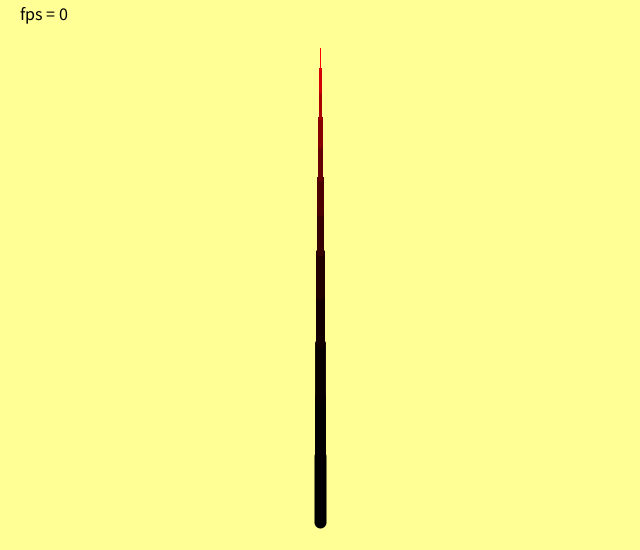
Frame 1 (no input)
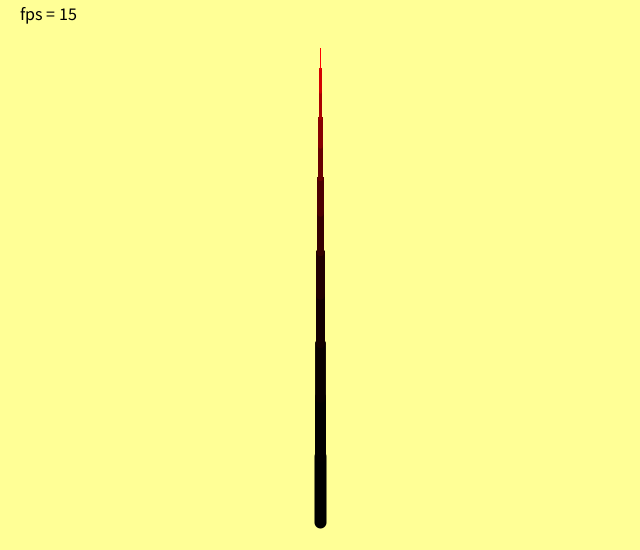
Frame 60 (the mouse pressed at the canvas centre just before this capture)
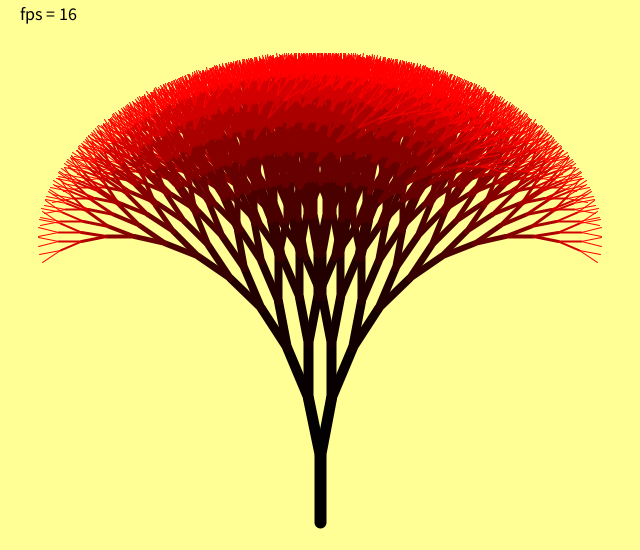
Frame 120 (the mouse held since frame 60 and released just before this capture)

The Processing sketch that drew these frames (run headless with seeded random() and noise(); from frame 60 on, the mouse is pressed at the canvas centre):

// Processing sketch: fractalTree2
// ── fractalTree2.pde
private static final long serialVersionUID = 1509046558596451983L;
private float rotation = PI / 16;
private float scaleDown = 0.9f;
private int maxLevel = 11;

//public static void main(String[] args) {
//  PApplet.main(new String[] { 
//    "--present", 
//    "org.mrbenson.fractaltree.FractalTreeSketch"
//  }
//  );
//}

public void setup() {
  size(640, 550);
}

public void draw() {
  background(255, 255, 150);
  fill(0);
  textSize(18);
  text("fps = " + (int) (frameCount * 1000.0f / millis()), 20, 20);
  drawTree(width * 0.5f, height * 0.95f, width * 0.5f, height * 0.83f, 0);
}

private void drawTree(float x1, float y1, float x2, float y2, int level) {
  if (level > maxLevel) {
    return;
  }
  // draw the trunk of the tree
  stroke(level * level * 255.0f / maxLevel / maxLevel, 0, 0);
  strokeWeight(maxLevel - level + 1);
  line(x1, y1, x2, y2);

  // create two branches, each of which is another tree (recursion!)
  float angleScale = 2.0f * mouseY / height;
  float angleShift = (mouseX - width * 0.5f) / width * rotation;
  float angle = (rotation + angleShift) * angleScale;
  float cosR = cos(angle);
  float sinR = sin(angle);
  drawTree(x2, y2, 
  x2 + scaleDown * (cosR * (x2 - x1) - sinR * (y2 - y1)), y2
    + scaleDown * (sinR * (x2 - x1) + cosR * (y2 - y1)), 
  level + 1);
  angle = (rotation - angleShift) * angleScale;
  cosR = cos(angle);
  sinR = sin(angle);
  drawTree(x2, y2, 
  x2 + scaleDown * (cosR * (x2 - x1) + sinR * (y2 - y1)), y2
    + scaleDown * (-sinR * (x2 - x1) + cosR * (y2 - y1)), 
  level + 1);
}
